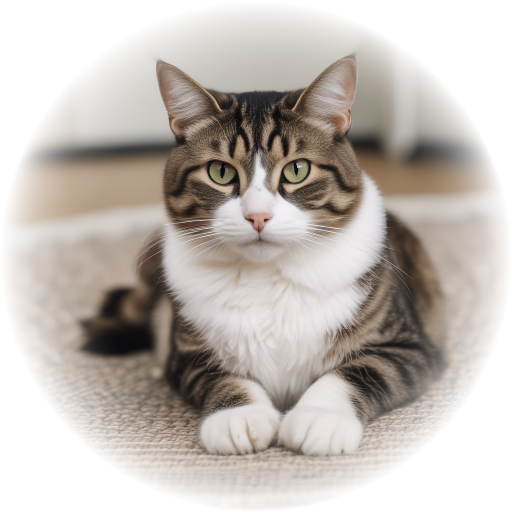
#> input picture experiments/semantic_correspondence/artifical_dataset/cat.png, 1024 x 1024 px (shown at 1/2 size)
$ jupyter execute --allow-errors sc_errors_over_positions_rotations_etc.ipynb
#> lines starting #> are read from the running program, lines starting #| are printed output that depends on the picture
# Semantic Correspondence

[cell 1]
from sdhelper import SD
import torch
import numpy as np
from tqdm.autonotebook import tqdm, trange
from matplotlib import pyplot as plt
import PIL.Image
import random
from PIL import Image, ImageDraw

# Generate Images

[cell 2]
def create_circular_cutout_with_gradient(image):
    # Open the input image
    width, height = image.size
    radius = min(width, height) // 2
    # Create a mask for the circular cutout
    mask = Image.new("L", (width, height), 0)
    draw = ImageDraw.Draw(mask)
    draw.ellipse((width//2 - radius, height//2 - radius, width//2 + radius, height//2 + radius), fill=255)

    # Create a gradient for the internal transparency
    gradient = Image.new("L", (width, height), 0)
    for y in range(height):
        for x in range(width):
            distance = ((x - width//2)**2 + (y - height//2)**2)**0.5
            if distance < radius:
                alpha = int(255 * radius/200 * (1-distance/radius))
                if alpha < 0:
                    alpha = 0
                gradient.putpixel((x, y), alpha)

    # Combine the mask and the gradient
    combined_mask = Image.composite(mask, gradient, gradient)

    # Apply the combined mask to the image
    image.putalpha(combined_mask)

    # Save the result
    return image


if False:
    sd = SD('sdxl-lightning-4step')
    cat_image = sd('a photo of a cat sitting on a mat').result_image
    background = sd('a blurred photo of a room').result_image

    # Example usage
    cat_image_crop = create_circular_cutout_with_gradient(cat_image)
    new_img = background.copy().convert("RGBA")
    new_img.paste(cat_image_crop.resize((512,512)), (0, 0), cat_image_crop.resize((512,512)))
    # new_img.save('cat_on_bg.png')

# Evaluate Images

#> (a cell that did not finish here is left out)

[cell 4]
# load images
# assuming size of images is 1024x1024
foregrounds = [
    PIL.Image.open("cat.png"),
    PIL.Image.open("cat2.png"),
]
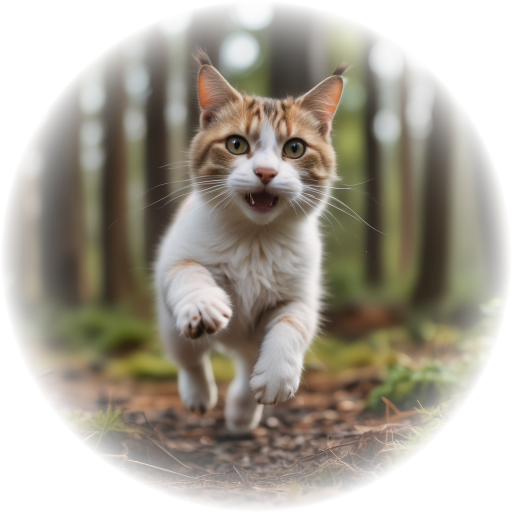
#> input picture experiments/semantic_correspondence/artifical_dataset/cat2.png, 1024 x 1024 px (shown at 1/2 size)
background = PIL.Image.open("cat_bg.png")
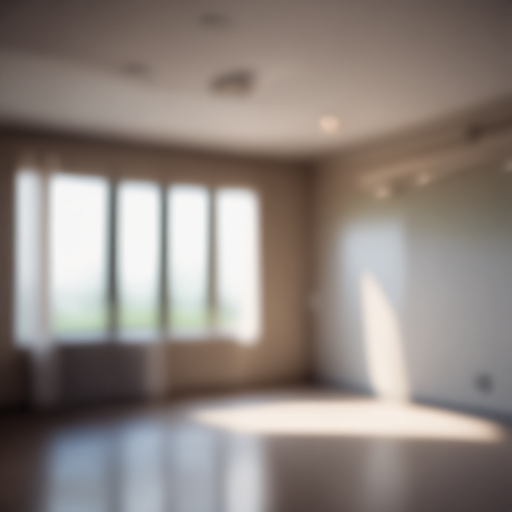
#> input picture experiments/semantic_correspondence/artifical_dataset/cat_bg.png, 1024 x 1024 px (shown at 1/2 size)
#> background is the input picture: PIL image 1024x1024 RGB; mean R, G, B 142.8, 133.4, 127.8

[cell 5]
keypoints = [{
    'nose': (516, 430),
    'mouth': (519, 480),
    'left_eye': (445, 340),
    'right_eye': (590, 340),
    'left_ear': (335, 142),
    'right_ear': (690, 130),
    'left_front_paw': (470, 850),
    'right_front_paw': (630, 850),
},{
    'nose': (532, 342),
    'mouth': (528, 395),
    'left_eye': (475, 285),
    'right_eye': (591, 292),
    'left_ear': (410, 130),
    'right_ear': (680, 150),
    'left_front_paw': (410, 635),
    'right_front_paw': (550, 770),
}]
plt.figure(figsize=(5*len(foregrounds), 5))
for i, (foreground, kps) in enumerate(zip(foregrounds, keypoints), 1):
    plt.subplot(1, len(foregrounds), i)
    plt.imshow(foreground)
    for name, (x, y) in kps.items():
        plt.scatter(x, y, label=name)
#> this loop made 2 passes
#> i on passes 1 to 2: 1, 2
# plt.legend()
plt.show()
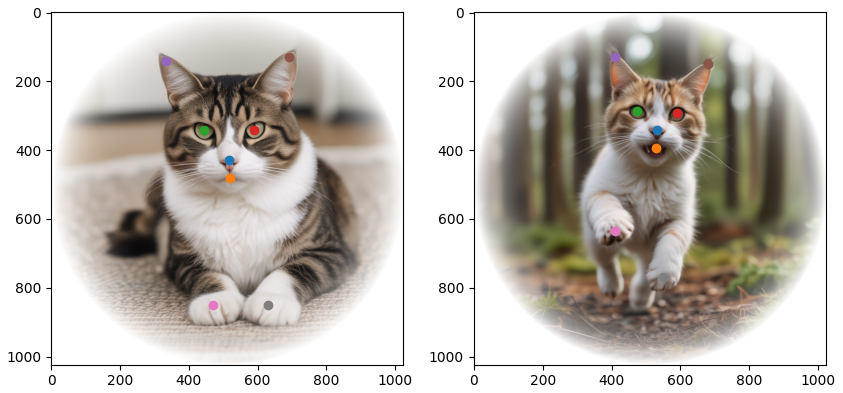
#> figure drawn by matplotlib, 2 panels

[cell 6]
# define image/kp transformation functions

def place_fg_on_bg(fg: PIL.Image.Image, bg: PIL.Image.Image, x: int, y: int, rotation: float, scale: float) -> PIL.Image.Image:
#> called with x = 432, y = 600, rotation = 420, scale = 0.7
    result = bg.copy()
    fg = fg.rotate(rotation, expand=True)
    fg = fg.resize((int(fg.width * scale), int(fg.height * scale)))
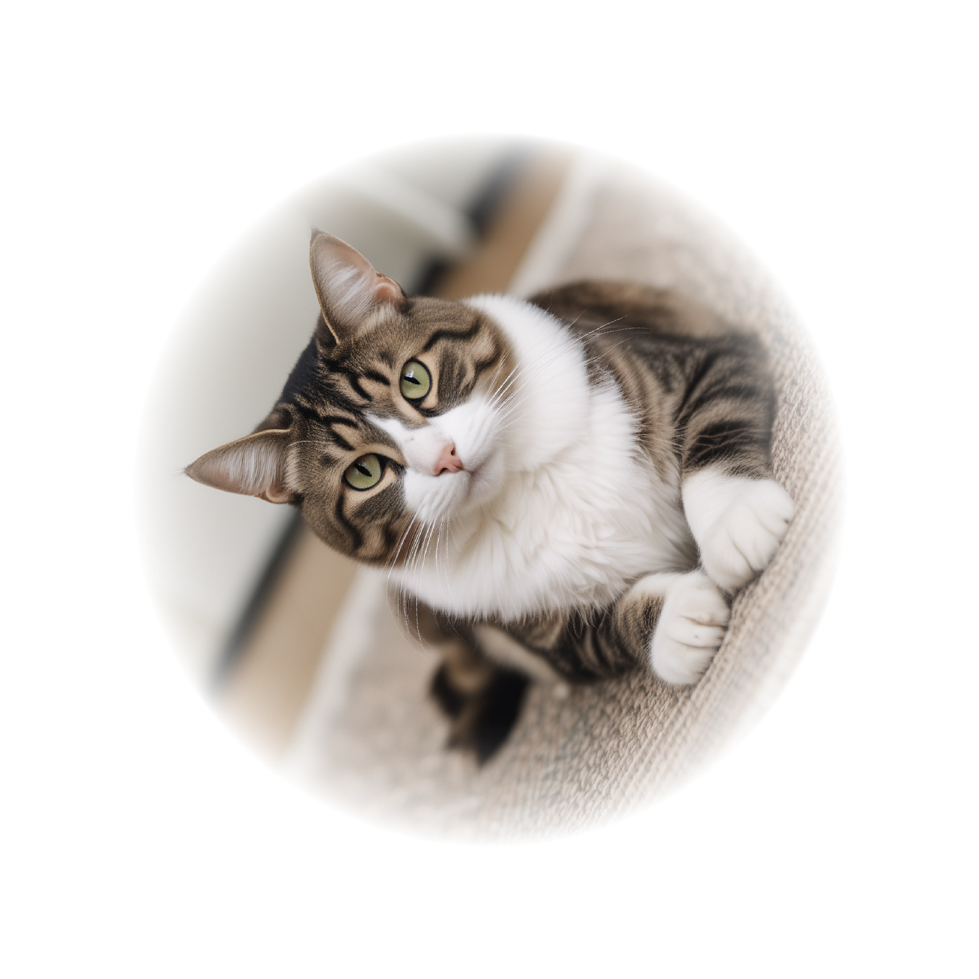
#> fg: PIL image 979x979 RGBA; mean R, G, B, A 65.3, 60.2, 56, 81.8; transparent parts drawn white
    result.paste(fg, (x - fg.width // 2, y - fg.height // 2), fg)
    return result

def transform_keypoints(keypoints: dict[str, tuple[int, int]], x: int, y: int, rotation: float, scale: float) -> dict[str, tuple[int, int]]:
#> called with x = 432, y = 600, rotation = 420, scale = 0.7
    result = {}
    rotation = -np.deg2rad(rotation)
    for name, (kx, ky) in keypoints.items():
        kx, ky = kx - 512, ky - 512
        kx, ky = kx * np.cos(rotation) - ky * np.sin(rotation), kx * np.sin(rotation) + ky * np.cos(rotation)
        kx *= scale
        ky *= scale
        kx += x
        ky += y
        result[name] = (kx, ky)
    return result

i = 0
test_img = place_fg_on_bg(foregrounds[i], background, 432, 600, 420, 0.7)
test_kp = transform_keypoints(keypoints[i], 432, 600, 420, 0.7)

plt.imshow(test_img)
for name, (x, y) in test_kp.items():
    plt.scatter(x, y, label=name)
# plt.legend()
plt.show()
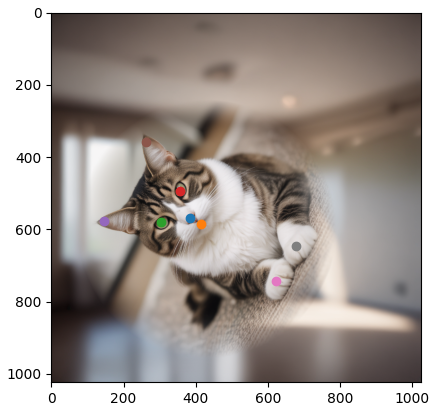
#> figure drawn by matplotlib, 1 panel

[cell 7]
# semantic correspondence

def sc(x_a: int, y_a: int, rot_a: float, scale_a: float, x_b: int, y_b: int, rot_b: float, scale_b: float, plot=False):
    img_size = 512
    args_a = (x_a, y_a, rot_a, scale_a)
    args_b = (x_b, y_b, rot_b, scale_b)
    img_a = place_fg_on_bg(foregrounds[0], background, *args_a)
#> call 2 of place_fg_on_bg, with x = 432, y = 600, rotation = 0, scale = 0.8
#> in place_fg_on_bg, fg is the input picture: PIL image 1024x1024 RGBA; mean R, G, B, A 157.1, 144.9, 134.1, 153
#> in place_fg_on_bg (call 2), `result.paste(fg, (x - fg.width // 2, y - fg.height // 2), fg)`:
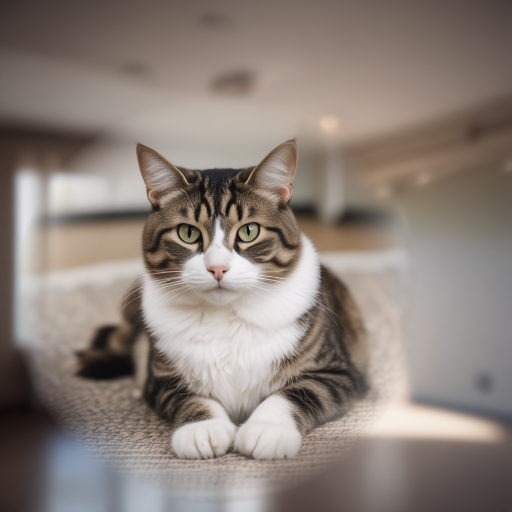
#> result: PIL image 1024x1024 RGB (shown at 1/2 size); mean R, G, B 140, 128.9, 121.8
    img_b = place_fg_on_bg(foregrounds[1], background, *args_b)
#> call 3 of place_fg_on_bg, with x = 432, y = 600, rotation = 0, scale = 0.8
#> in place_fg_on_bg, fg is the input picture: PIL image 1024x1024 RGBA; mean R, G, B, A 102.8, 94.1, 76.2, 153
#> in place_fg_on_bg (call 3), `result.paste(fg, (x - fg.width // 2, y - fg.height // 2), fg)`:
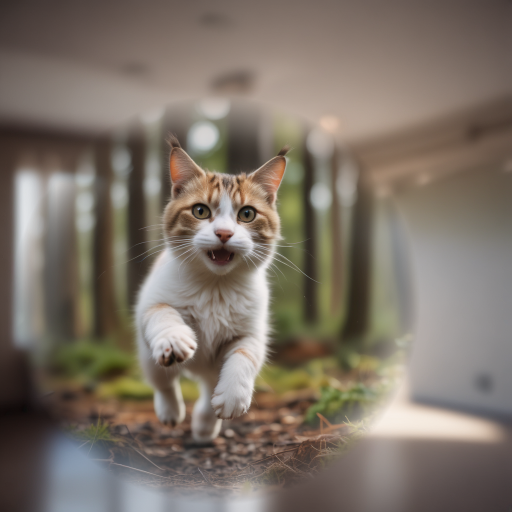
#> result: PIL image 1024x1024 RGB (shown at 1/2 size); mean R, G, B 124.7, 114.3, 103.6
    repr_a = sd.img2repr(img_a.resize((img_size,img_size)), ['up_blocks[1]'], step=100).concat()
    repr_b = sd.img2repr(img_b.resize((img_size,img_size)), ['up_blocks[1]'], step=100).concat()
    repr_size = repr_a.shape[1]
    kp_a = transform_keypoints(keypoints[0], *args_a)
    kp_b = transform_keypoints(keypoints[1], *args_b)
    kp_pred = {}
    for name, (x, y) in kp_a.items():
        tmp_a = repr_a[:, int(y*repr_size//1024), int(x*repr_size//1024), None, None]
        similarities = torch.cosine_similarity(tmp_a, repr_b, dim=0)
        argmax = torch.argmax(similarities)
        pred_x = (argmax % repr_size + 0.5) / repr_size * 1024
        pred_y = (argmax // repr_size + 0.5) / repr_size * 1024
        kp_pred[name] = (pred_x, pred_y)

    differences = (np.array(list(kp_pred.values())) - np.array(list(kp_b.values()))) / 1024
    errors = np.linalg.norm(differences, axis=1)

    if plot:
        print(f"Max    relative error: {np.max(errors):6.2%} of img, or {np.max(errors)/scale_b:6.2%} of trg obj")
        print(f"Mean   relative error: {np.mean(errors):6.2%} of img, or {np.mean(errors)/scale_b:6.2%} of trg obj")
        print(f"Median relative error: {np.median(errors):6.2%} of img, or {np.median(errors)/scale_b:6.2%} of trg obj")
        print(f'Min    relative error: {np.min(errors):6.2%} of img, or {np.min(errors)/scale_b:6.2%} of trg obj')

        plt.figure(figsize=(9, 3))
        plt.subplot(1, 2, 1)
        plt.imshow(img_a)
        for name, (x, y) in kp_a.items():
            plt.scatter(x, y, label=name)
        plt.axis('off')
        plt.subplot(1, 2, 2)
        plt.imshow(img_b)
        for name, (x, y) in kp_pred.items():
            plt.scatter(x, y, label=name)
        plt.axis('off')
        plt.show()

    return kp_pred, errors

#> (the rest of this cell did not finish here and is left out)

# SC over positions

[cell 8]
scale = 0.25
n = 16 - 4  # number of representations minus start+end
samples = 4

start = scale * 512
end = 1024 - scale * 512
matrix_max = np.zeros((n, n))
matrix_median = np.zeros((n, n))
matrix_mean = np.zeros((n, n))
matrix_min = np.zeros((n, n))
tq = tqdm(total=n*n)
#> (the rest of this cell did not finish here and is left out)

[cell 9]
# plot failure cases
failure_positions = {np.unravel_index(x.argmax(), x.shape) for x in [matrix_max, matrix_median, matrix_mean, matrix_min]}
#> (the rest of this cell did not finish here and is left out)

# Statistics for sc with random transformations

[cell 10]
# calculate sc errors for random transformations
results = []
#> (the rest of this cell did not finish here and is left out)

[cell 11]
# calculate extra attributes
for i, ((x_a, y_a, rot_a, scale_a, x_b, y_b, rot_b, scale_b, *_), kp_pred, errors) in enumerate(results):
    position_difference = np.linalg.norm(np.array([x_a, y_a]) - np.array([x_b, y_b]))
    rotation_difference = abs(rot_a - rot_b) % 360
    if rotation_difference > 180:
        rotation_difference = 360 - rotation_difference
    fg_scale_factor = np.log2(scale_b / scale_a)
    results[i] = ((x_a, y_a, rot_a, scale_a, x_b, y_b, rot_b, scale_b, position_difference, rotation_difference, fg_scale_factor), kp_pred, errors)
